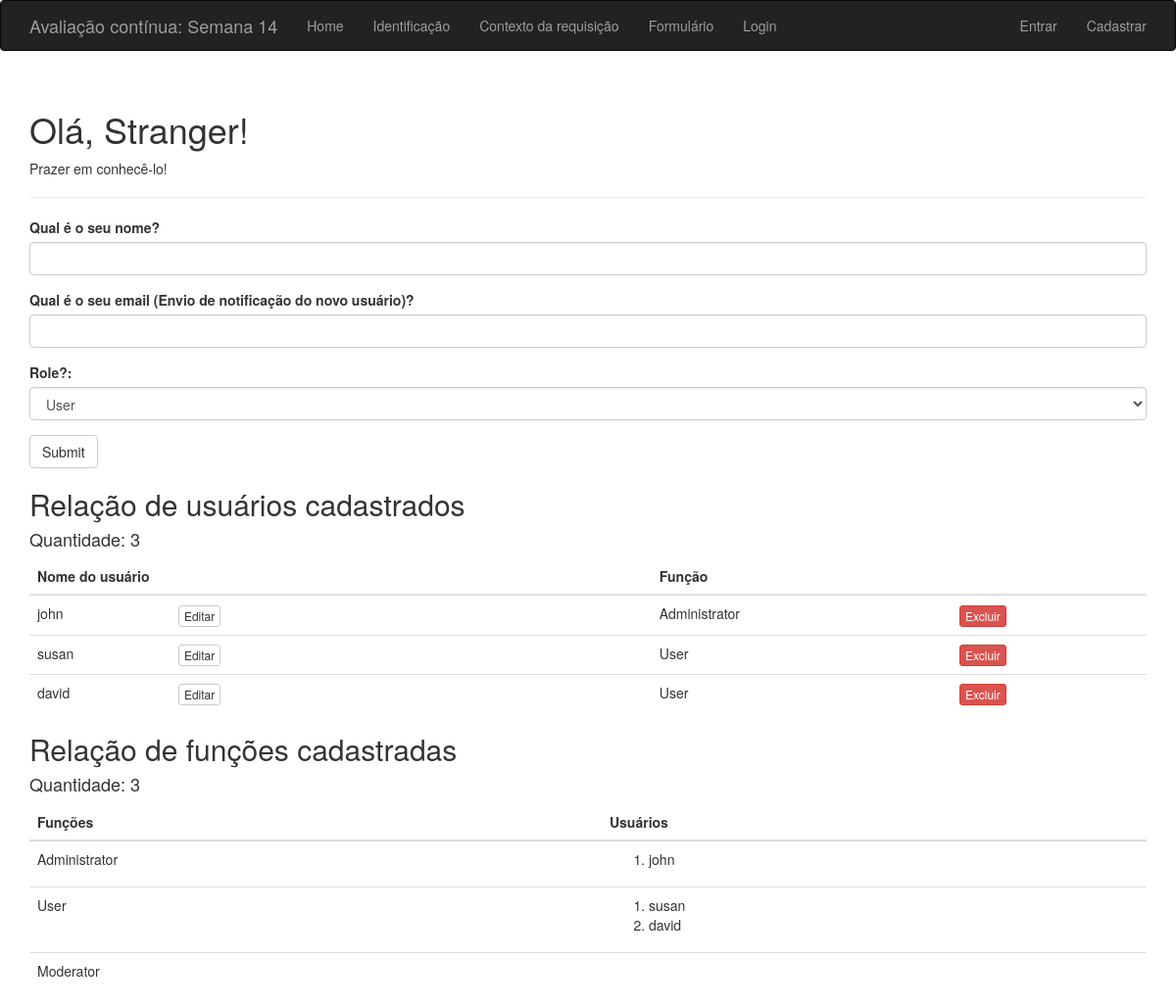
The page / on the database its author committed.
### app/models.py (models this page shows, shortened)
class User(UserMixin, db.Model):
    __tablename__ = "users"
    id = db.Column(
        db.Integer,
        primary_key=True
    )
    email = db.Column(
        db.String(64),
        unique=True,
        index=True
    )
    username = db.Column(
        db.String(64),
        unique=True,
        index=True,
        nullable=False
    )
    role_id = db.Column(
        db.Integer,
        db.ForeignKey("roles.id")
    )
    password_hash = db.Column(db.String(256))
    confirmed = db.Column(db.Boolean, default=False)
    @property
    def password(self):
        raise AttributeError("password is not a readable attribute")

class Role(db.Model):
    __tablename__ = "roles"
    id = db.Column(
        db.Integer,
        primary_key=True
    )
    name = db.Column(
        db.String(64),
        unique=True
    )
    users = db.relationship(
        "User",
        backref="role",
        lazy="dynamic"
    )

### app/main/views.py (the view, shortened to what this page needs)
@main.route("/", methods=["GET", "POST"])
def index():
    form = CadastroForm()
    return render_template(
        "index.html",
        form=form,
        name=session.get("name"),
        usuarios=User.query.all(),
        papeis=Role.query.all(),
    )

### app/main/forms.py
class CadastroForm(NameForm):
    email = EmailField(
        "Qual é o seu email (Envio de notificação do novo usuário)?",
        validators=[
            DataRequired(),
            Regexp(
                r"^[^@\s]+@[^@\s]+\.[^@\s]+$",
                message="Informe um e-mail válido.",
            ),
        ],
    )

### app/auth/views.py (called while the page is built)
@auth.before_app_request
def before_request():
    if current_user.is_authenticated \
            and not current_user.confirmed \
            and request.endpoint \
            and request.blueprint != "auth" \
            and request.endpoint != "static":
        return redirect(url_for("auth.unconfirmed"))

### app/templates/index.html (shortened to what this page needs)
{% extends "base.html" %}
{% block conteudo %}
<div class="page-header">
    <h1>Olá, {{ name or "Stranger" }}!</h1>
    <p>Prazer em conhecê-lo!</p>
</div>
<form method="POST" class="form" role="form">
    <div class="form-group">
        <label class="control-label" for="name">Qual é o seu nome?</label>
        {{ form.name(class="form-control") }}
    </div>
    <div class="form-group{% if form.email.errors %} has-error{% endif %}">
        {{ form.email.label(class="control-label") }}
        {{ form.email(class="form-control") }}
    </div>
    <div class="form-group">
        {{ form.role.label(class="control-label") }}
        {{ form.role(class="form-control") }}
    </div>
    {{ form.submit(class="btn btn-default") }}
</form>
<h2>Relação de usuários cadastrados</h2>
<h4>Quantidade: {{ usuarios|length }}</h4>
<table class="table">
    <thead>
        <tr>
            <th>Nome do usuário</th>
            <th>Função</th>
            <th></th>
        </tr>
    </thead>
    <tbody>
        {% for usuario in usuarios %}
        <tr>
            <td>
                <form method="post" action="{{ url_for('main.edit_user', id=usuario.id) }}" class="form-inline" style="margin:0;">
                    <span class="username-display" style="display:inline-block; min-width:140px;">{{ usuario.username }}</span>
                    <button type="button" class="btn btn-default btn-xs edit-toggle">Editar</button>
                </form>
            </td>
            <td>{{ usuario.role.name if usuario.role else "" }}</td>
            <td>
                <form method="post" action="{{ url_for('main.delete_user', id=usuario.id) }}" style="margin:0;">
                    <button type="submit" class="btn btn-danger btn-xs" onclick="return confirm('Deseja realmente excluir este usuário?');">Excluir</button>
                </form>
            </td>
        </tr>
        {% endfor %}
    </tbody>
</table>
<h2>Relação de funções cadastradas</h2>
<h4>Quantidade: {{ papeis|length }}</h4>
<table class="table">
    <thead>
        <tr>
            <th>Funções</th>
            <th>Usuários</th>
        </tr>
    </thead>
    <tbody>
        {% for papel in papeis %}
        <tr>
            <td>{{ papel.name }}</td>
            <td>
                <ol>
                    {% for usuario in papel.users %}
                    <li>{{ usuario.username }}</li>
                    {% endfor %}
                </ol>
            </td>
        </tr>
        {% endfor %}
    </tbody>
</table>
{% endblock %}

### app/templates/base.html (shortened to what this page needs)
<!DOCTYPE html>
<html lang="pt-br">
<head>
    <link rel="stylesheet"
          href="https://cdn.jsdelivr.net/npm/bootstrap@3.4.1/dist/css/bootstrap.min.css">
</head>
<body>
<nav class="navbar navbar-inverse">
    <div class="container">
        <div class="navbar-header">
            <a class="navbar-brand" href="/">
                Avaliação contínua: Semana 14
            </a>
        </div>
        <ul class="nav navbar-nav">
            <li><a href="/">Home</a></li>
            <li>
                <a href="/user/Guilherme%20Souto%20Silva/PT3038483/IFSP">
                    Identificação
                </a>
            </li>
            <li>
                <a href="/contextorequisicao/Guilherme%20Souto%20Silva">
                    Contexto da requisição
                </a>
            </li>
            <li>
                <a href="/form/Guilherme%20Souto%20Silva">
                    Formulário
                </a>
            </li>
            <li>
                <a href="/login">
                    Login
                </a>
            </li>
        </ul>
        <ul class="nav navbar-nav navbar-right">
            {% if current_user.is_authenticated %}
            <li class="navbar-text">{{ current_user.username }}</li>
            <li><a href="{{ url_for('auth.change_password') }}">Alterar senha</a></li>
            <li><a href="{{ url_for('auth.change_email_request') }}">Alterar e-mail</a></li>
            <li><a href="{{ url_for('auth.logout') }}">Sair</a></li>
            {% else %}
            <li><a href="{{ url_for('auth.login') }}">Entrar</a></li>
            <li><a href="{{ url_for('auth.register') }}">Cadastrar</a></li>
            {% endif %}
        </ul>
    </div>
</nav>
<div class="container">
{% block conteudo %}
{% endblock %}
</div>
</body>
</html>

### rows shown on the page
User: username "john", role "Administrator"
User: username "susan", role "User"
User: username "david", role "User"
Role: name "Administrator"
Role: name "User"
Role: name "Moderator"

### other values the page prints
{{ name or "Stranger" }} "Stranger"
{{ usuarios|length }} "3"
{{ papeis|length }} "3"
